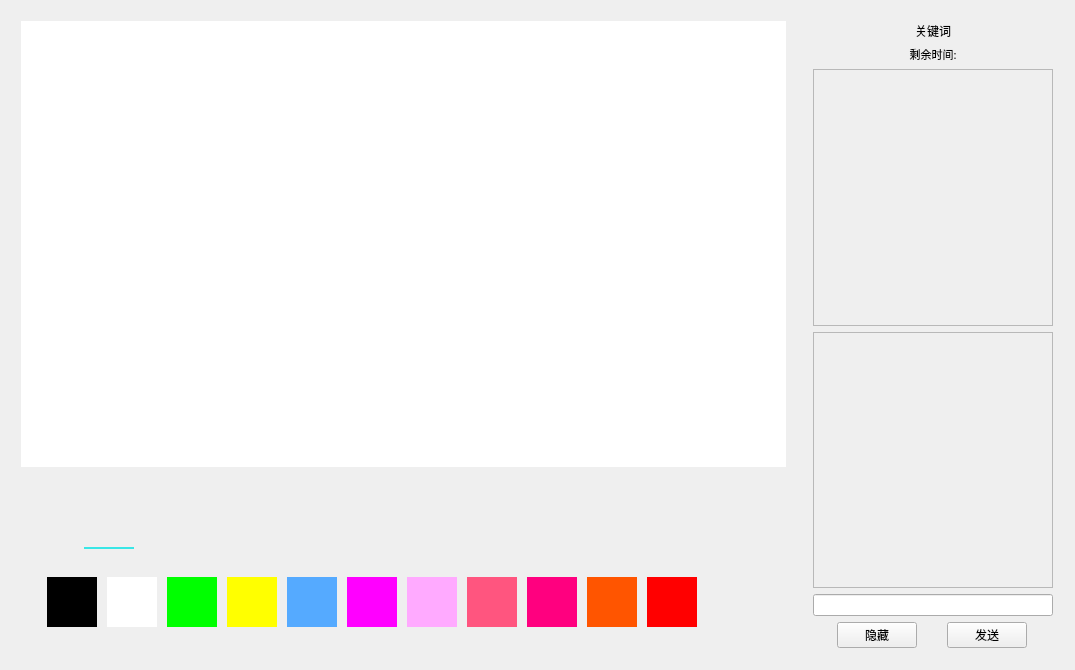
<?xml version="1.0" encoding="UTF-8"?>
<ui version="4.0">
 <class>MainWindow</class>
 <widget class="QMainWindow" name="MainWindow">
  <property name="geometry">
   <rect>
    <x>0</x>
    <y>0</y>
    <width>1075</width>
    <height>670</height>
   </rect>
  </property>
  <property name="minimumSize">
   <size>
    <width>1075</width>
    <height>670</height>
   </size>
  </property>
  <property name="maximumSize">
   <size>
    <width>1075</width>
    <height>670</height>
   </size>
  </property>
  <property name="windowTitle">
   <string>MainWindow</string>
  </property>
  <widget class="QWidget" name="centralWidget">
   <layout class="QHBoxLayout" name="horizontalLayout_4" stretch="3,1">
    <item>
     <widget class="QWidget" name="drawWidget" native="true">
      <layout class="QVBoxLayout" name="verticalLayout_3">
       <property name="spacing">
        <number>10</number>
       </property>
       <property name="leftMargin">
        <number>10</number>
       </property>
       <property name="topMargin">
        <number>10</number>
       </property>
       <property name="rightMargin">
        <number>10</number>
       </property>
       <property name="bottomMargin">
        <number>10</number>
       </property>
       <item>
        <widget class="QGraphicsView" name="graphicsView">
         <property name="focusPolicy">
          <enum>Qt::ClickFocus</enum>
         </property>
         <property name="styleSheet">
          <string notr="true">QGraphicsView#graphicsView{padding:0px;border:none; border-radius:10px}</string>
         </property>
         <property name="verticalScrollBarPolicy">
          <enum>Qt::ScrollBarAlwaysOff</enum>
         </property>
         <property name="horizontalScrollBarPolicy">
          <enum>Qt::ScrollBarAlwaysOff</enum>
         </property>
        </widget>
       </item>
       <item>
        <widget class="QWidget" name="penWidget" native="true">
         <property name="styleSheet">
          <string notr="true">QWidget#penWidget{

	border-radius:3px;
}</string>
         </property>
         <layout class="QVBoxLayout" name="verticalLayout_2">
          <item>
           <widget class="QFrame" name="chociePen">
            <layout class="QHBoxLayout" name="horizontalLayout_2">
             <item>
              <widget class="QPushButton" name="pushButton">
               <property name="sizePolicy">
                <sizepolicy hsizetype="Minimum" vsizetype="Preferred">
                 <horstretch>0</horstretch>
                 <verstretch>0</verstretch>
                </sizepolicy>
               </property>
               <property name="minimumSize">
                <size>
                 <width>50</width>
                 <height>50</height>
                </size>
               </property>
               <property name="maximumSize">
                <size>
                 <width>50</width>
                 <height>50</height>
                </size>
               </property>
               <property name="styleSheet">
                <string notr="true">QPushButton {
    border:none;
    

}

QPushButton:pressed {
    background-color: qlineargradient(x1: 0, y1: 0, x2: 0, y2: 1,
                                      stop: 0 #dadbde, stop: 1 #f6f7fa);
}
QPushButton:checked{
	border-bottom:2px solid rgb(57, 230, 230);

}

QPushButton:flat {
    border: none; /* no border for a flat push button */
}

QPushButton:default {
    border-color: navy; /* make the default button prominent */
}</string>
               </property>
               <property name="text">
                <string/>
               </property>
               <property name="icon">
                <iconset resource="assets.qrc">
                 <normaloff>:/assets/点.svg</normaloff>:/assets/点.svg</iconset>
               </property>
               <property name="iconSize">
                <size>
                 <width>32</width>
                 <height>32</height>
                </size>
               </property>
               <property name="checkable">
                <bool>true</bool>
               </property>
               <property name="checked">
                <bool>true</bool>
               </property>
               <property name="autoExclusive">
                <bool>true</bool>
               </property>
              </widget>
             </item>
             <item>
              <widget class="QPushButton" name="pushButton_2">
               <property name="sizePolicy">
                <sizepolicy hsizetype="Minimum" vsizetype="Preferred">
                 <horstretch>0</horstretch>
                 <verstretch>0</verstretch>
                </sizepolicy>
               </property>
               <property name="minimumSize">
                <size>
                 <width>50</width>
                 <height>50</height>
                </size>
               </property>
               <property name="maximumSize">
                <size>
                 <width>50</width>
                 <height>50</height>
                </size>
               </property>
               <property name="styleSheet">
                <string notr="true">QPushButton {
    border:none;
    

}

QPushButton:pressed {
    background-color: qlineargradient(x1: 0, y1: 0, x2: 0, y2: 1,
                                      stop: 0 #dadbde, stop: 1 #f6f7fa);
}
QPushButton:checked{
	border-bottom:2px solid rgb(57, 230, 230);

}

QPushButton:flat {
    border: none; /* no border for a flat push button */
}

QPushButton:default {
    border-color: navy; /* make the default button prominent */
}</string>
               </property>
               <property name="text">
                <string/>
               </property>
               <property name="icon">
                <iconset resource="assets.qrc">
                 <normaloff>:/assets/直线.svg</normaloff>:/assets/直线.svg</iconset>
               </property>
               <property name="iconSize">
                <size>
                 <width>32</width>
                 <height>32</height>
                </size>
               </property>
               <property name="checkable">
                <bool>true</bool>
               </property>
               <property name="autoExclusive">
                <bool>true</bool>
               </property>
              </widget>
             </item>
             <item>
              <widget class="QPushButton" name="pushButton_3">
               <property name="sizePolicy">
                <sizepolicy hsizetype="Minimum" vsizetype="Preferred">
                 <horstretch>0</horstretch>
                 <verstretch>0</verstretch>
                </sizepolicy>
               </property>
               <property name="minimumSize">
                <size>
                 <width>50</width>
                 <height>50</height>
                </size>
               </property>
               <property name="maximumSize">
                <size>
                 <width>50</width>
                 <height>50</height>
                </size>
               </property>
               <property name="styleSheet">
                <string notr="true">QPushButton {
    border:none;
    

}

QPushButton:pressed {
    background-color: qlineargradient(x1: 0, y1: 0, x2: 0, y2: 1,
                                      stop: 0 #dadbde, stop: 1 #f6f7fa);
}
QPushButton:checked{
	border-bottom:2px solid rgb(57, 230, 230);

}

QPushButton:flat {
    border: none; /* no border for a flat push button */
}

QPushButton:default {
    border-color: navy; /* make the default button prominent */
}</string>
               </property>
               <property name="text">
                <string/>
               </property>
               <property name="icon">
                <iconset resource="assets.qrc">
                 <normaloff>:/assets/圆.svg</normaloff>:/assets/圆.svg</iconset>
               </property>
               <property name="iconSize">
                <size>
                 <width>20</width>
                 <height>20</height>
                </size>
               </property>
               <property name="checkable">
                <bool>true</bool>
               </property>
               <property name="autoExclusive">
                <bool>true</bool>
               </property>
              </widget>
             </item>
             <item>
              <widget class="QPushButton" name="pushButton_4">
               <property name="sizePolicy">
                <sizepolicy hsizetype="Minimum" vsizetype="Preferred">
                 <horstretch>0</horstretch>
                 <verstretch>0</verstretch>
                </sizepolicy>
               </property>
               <property name="minimumSize">
                <size>
                 <width>50</width>
                 <height>50</height>
                </size>
               </property>
               <property name="maximumSize">
                <size>
                 <width>50</width>
                 <height>50</height>
                </size>
               </property>
               <property name="styleSheet">
                <string notr="true">QPushButton {
    border:none;
    

}

QPushButton:pressed {
    background-color: qlineargradient(x1: 0, y1: 0, x2: 0, y2: 1,
                                      stop: 0 #dadbde, stop: 1 #f6f7fa);
}
QPushButton:checked{
	border-bottom:2px solid rgb(57, 230, 230);

}

QPushButton:flat {
    border: none; /* no border for a flat push button */
}

QPushButton:default {
    border-color: navy; /* make the default button prominent */
}</string>
               </property>
               <property name="text">
                <string/>
               </property>
               <property name="icon">
                <iconset resource="assets.qrc">
                 <normaloff>:/assets/tx-fill-椭圆形.svg</normaloff>:/assets/tx-fill-椭圆形.svg</iconset>
               </property>
               <property name="iconSize">
                <size>
                 <width>32</width>
                 <height>32</height>
                </size>
               </property>
               <property name="checkable">
                <bool>true</bool>
               </property>
               <property name="autoExclusive">
                <bool>true</bool>
               </property>
              </widget>
             </item>
             <item>
              <widget class="QPushButton" name="pushButton_5">
               <property name="sizePolicy">
                <sizepolicy hsizetype="Minimum" vsizetype="Preferred">
                 <horstretch>0</horstretch>
                 <verstretch>0</verstretch>
                </sizepolicy>
               </property>
               <property name="minimumSize">
                <size>
                 <width>50</width>
                 <height>50</height>
                </size>
               </property>
               <property name="maximumSize">
                <size>
                 <width>50</width>
                 <height>50</height>
                </size>
               </property>
               <property name="styleSheet">
                <string notr="true">QPushButton {
    border:none;
    

}

QPushButton:pressed {
    background-color: qlineargradient(x1: 0, y1: 0, x2: 0, y2: 1,
                                      stop: 0 #dadbde, stop: 1 #f6f7fa);
}
QPushButton:checked{
	border-bottom:2px solid rgb(57, 230, 230);

}

QPushButton:flat {
    border: none; /* no border for a flat push button */
}

QPushButton:default {
    border-color: navy; /* make the default button prominent */
}</string>
               </property>
               <property name="text">
                <string/>
               </property>
               <property name="icon">
                <iconset resource="assets.qrc">
                 <normaloff>:/assets/矩形.svg</normaloff>:/assets/矩形.svg</iconset>
               </property>
               <property name="iconSize">
                <size>
                 <width>32</width>
                 <height>32</height>
                </size>
               </property>
               <property name="checkable">
                <bool>true</bool>
               </property>
               <property name="autoExclusive">
                <bool>true</bool>
               </property>
              </widget>
             </item>
             <item>
              <widget class="QPushButton" name="pushButton_18">
               <property name="sizePolicy">
                <sizepolicy hsizetype="Minimum" vsizetype="Preferred">
                 <horstretch>0</horstretch>
                 <verstretch>0</verstretch>
                </sizepolicy>
               </property>
               <property name="minimumSize">
                <size>
                 <width>50</width>
                 <height>50</height>
                </size>
               </property>
               <property name="maximumSize">
                <size>
                 <width>50</width>
                 <height>50</height>
                </size>
               </property>
               <property name="styleSheet">
                <string notr="true">QPushButton {
    border:none;
    

}

QPushButton:pressed {
    background-color: qlineargradient(x1: 0, y1: 0, x2: 0, y2: 1,
                                      stop: 0 #dadbde, stop: 1 #f6f7fa);
}
QPushButton:checked{
	border-bottom:2px solid rgb(57, 230, 230);

}

QPushButton:flat {
    border: none; /* no border for a flat push button */
}

QPushButton:default {
    border-color: navy; /* make the default button prominent */
}</string>
               </property>
               <property name="text">
                <string/>
               </property>
               <property name="icon">
                <iconset resource="assets.qrc">
                 <normaloff>:/assets/橡皮.svg</normaloff>:/assets/橡皮.svg</iconset>
               </property>
               <property name="iconSize">
                <size>
                 <width>32</width>
                 <height>32</height>
                </size>
               </property>
               <property name="checkable">
                <bool>true</bool>
               </property>
               <property name="autoExclusive">
                <bool>true</bool>
               </property>
              </widget>
             </item>
             <item>
              <widget class="QPushButton" name="pushButton_20">
               <property name="sizePolicy">
                <sizepolicy hsizetype="Minimum" vsizetype="Preferred">
                 <horstretch>0</horstretch>
                 <verstretch>0</verstretch>
                </sizepolicy>
               </property>
               <property name="minimumSize">
                <size>
                 <width>50</width>
                 <height>50</height>
                </size>
               </property>
               <property name="maximumSize">
                <size>
                 <width>50</width>
                 <height>50</height>
                </size>
               </property>
               <property name="styleSheet">
                <string notr="true">QPushButton {
    border:none;
    

}

QPushButton:pressed {
    background-color: qlineargradient(x1: 0, y1: 0, x2: 0, y2: 1,
                                      stop: 0 #dadbde, stop: 1 #f6f7fa);
}
QPushButton:checked{
	border-bottom:2px solid rgb(57, 230, 230);

}

QPushButton:flat {
    border: none; /* no border for a flat push button */
}

QPushButton:default {
    border-color: navy; /* make the default button prominent */
}</string>
               </property>
               <property name="text">
                <string/>
               </property>
               <property name="icon">
                <iconset resource="assets.qrc">
                 <normaloff>:/assets/清除.svg</normaloff>:/assets/清除.svg</iconset>
               </property>
               <property name="iconSize">
                <size>
                 <width>32</width>
                 <height>32</height>
                </size>
               </property>
               <property name="checkable">
                <bool>true</bool>
               </property>
               <property name="autoExclusive">
                <bool>true</bool>
               </property>
              </widget>
             </item>
            </layout>
           </widget>
          </item>
          <item>
           <widget class="QWidget" name="widget_2" native="true">
            <layout class="QHBoxLayout" name="horizontalLayout">
             <item>
              <widget class="QPushButton" name="pushButton_7">
               <property name="sizePolicy">
                <sizepolicy hsizetype="Minimum" vsizetype="Preferred">
                 <horstretch>0</horstretch>
                 <verstretch>0</verstretch>
                </sizepolicy>
               </property>
               <property name="minimumSize">
                <size>
                 <width>50</width>
                 <height>50</height>
                </size>
               </property>
               <property name="maximumSize">
                <size>
                 <width>50</width>
                 <height>50</height>
                </size>
               </property>
               <property name="styleSheet">
                <string notr="true">QPushButton {
    border: none;
	
	
	background-color: rgb(0, 0, 0);
}

QPushButton:pressed {
    background-color: qlineargradient(x1: 0, y1: 0, x2: 0, y2: 1,
                                      stop: 0 #dadbde, stop: 1 #f6f7fa);
}

QPushButton:flat {
    border: none; /* no border for a flat push button */
}

QPushButton:default {
    border-color: navy; /* make the default button prominent */
}</string>
               </property>
               <property name="text">
                <string/>
               </property>
               <property name="flat">
                <bool>true</bool>
               </property>
              </widget>
             </item>
             <item>
              <widget class="QPushButton" name="pushButton_8">
               <property name="sizePolicy">
                <sizepolicy hsizetype="Minimum" vsizetype="Preferred">
                 <horstretch>0</horstretch>
                 <verstretch>0</verstretch>
                </sizepolicy>
               </property>
               <property name="minimumSize">
                <size>
                 <width>50</width>
                 <height>50</height>
                </size>
               </property>
               <property name="maximumSize">
                <size>
                 <width>50</width>
                 <height>50</height>
                </size>
               </property>
               <property name="styleSheet">
                <string notr="true">QPushButton {
    border: none;
	
	
	background-color: rgb(255, 255, 255);
}

QPushButton:pressed {
    background-color: qlineargradient(x1: 0, y1: 0, x2: 0, y2: 1,
                                      stop: 0 #dadbde, stop: 1 #f6f7fa);
}

QPushButton:flat {
    border: none; /* no border for a flat push button */
}

QPushButton:default {
    border-color: navy; /* make the default button prominent */
}</string>
               </property>
               <property name="text">
                <string/>
               </property>
               <property name="flat">
                <bool>true</bool>
               </property>
              </widget>
             </item>
             <item>
              <widget class="QPushButton" name="pushButton_9">
               <property name="sizePolicy">
                <sizepolicy hsizetype="Minimum" vsizetype="Preferred">
                 <horstretch>0</horstretch>
                 <verstretch>0</verstretch>
                </sizepolicy>
               </property>
               <property name="minimumSize">
                <size>
                 <width>50</width>
                 <height>50</height>
                </size>
               </property>
               <property name="maximumSize">
                <size>
                 <width>50</width>
                 <height>50</height>
                </size>
               </property>
               <property name="styleSheet">
                <string notr="true">QPushButton {
    border: none;
	
	
	background-color: rgb(0, 255, 0);
}

QPushButton:pressed {
    background-color: qlineargradient(x1: 0, y1: 0, x2: 0, y2: 1,
                                      stop: 0 #dadbde, stop: 1 #f6f7fa);
}

QPushButton:flat {
    border: none; /* no border for a flat push button */
}

QPushButton:default {
    border-color: navy; /* make the default button prominent */
}</string>
               </property>
               <property name="text">
                <string/>
               </property>
               <property name="flat">
                <bool>true</bool>
               </property>
              </widget>
             </item>
             <item>
              <widget class="QPushButton" name="pushButton_10">
               <property name="sizePolicy">
                <sizepolicy hsizetype="Minimum" vsizetype="Preferred">
                 <horstretch>0</horstretch>
                 <verstretch>0</verstretch>
                </sizepolicy>
               </property>
               <property name="minimumSize">
                <size>
                 <width>50</width>
                 <height>50</height>
                </size>
               </property>
               <property name="maximumSize">
                <size>
                 <width>50</width>
                 <height>50</height>
                </size>
               </property>
               <property name="styleSheet">
                <string notr="true">QPushButton {
    border: none;
	
	
	background-color: rgb(255, 255, 0);
}

QPushButton:pressed {
    background-color: qlineargradient(x1: 0, y1: 0, x2: 0, y2: 1,
                                      stop: 0 #dadbde, stop: 1 #f6f7fa);
}

QPushButton:flat {
    border: none; /* no border for a flat push button */
}

QPushButton:default {
    border-color: navy; /* make the default button prominent */
}</string>
               </property>
               <property name="text">
                <string/>
               </property>
               <property name="flat">
                <bool>true</bool>
               </property>
              </widget>
             </item>
             <item>
              <widget class="QPushButton" name="pushButton_11">
               <property name="sizePolicy">
                <sizepolicy hsizetype="Minimum" vsizetype="Preferred">
                 <horstretch>0</horstretch>
                 <verstretch>0</verstretch>
                </sizepolicy>
               </property>
               <property name="minimumSize">
                <size>
                 <width>50</width>
                 <height>50</height>
                </size>
               </property>
               <property name="maximumSize">
                <size>
                 <width>50</width>
                 <height>50</height>
                </size>
               </property>
               <property name="styleSheet">
                <string notr="true">QPushButton {
	background-color: rgb(85, 170, 255);
    border: none;
	

}

QPushButton:pressed {
    background-color: qlineargradient(x1: 0, y1: 0, x2: 0, y2: 1,
                                      stop: 0 #dadbde, stop: 1 #f6f7fa);
}

QPushButton:flat {
    border: none; /* no border for a flat push button */
}

QPushButton:default {
    border-color: navy; /* make the default button prominent */
}</string>
               </property>
               <property name="text">
                <string/>
               </property>
               <property name="flat">
                <bool>true</bool>
               </property>
              </widget>
             </item>
             <item>
              <widget class="QPushButton" name="pushButton_12">
               <property name="sizePolicy">
                <sizepolicy hsizetype="Minimum" vsizetype="Preferred">
                 <horstretch>0</horstretch>
                 <verstretch>0</verstretch>
                </sizepolicy>
               </property>
               <property name="minimumSize">
                <size>
                 <width>50</width>
                 <height>50</height>
                </size>
               </property>
               <property name="maximumSize">
                <size>
                 <width>50</width>
                 <height>50</height>
                </size>
               </property>
               <property name="styleSheet">
                <string notr="true">QPushButton {
    border: none;
	
	background-color: rgb(255, 0, 255);

}

QPushButton:pressed {
    background-color: qlineargradient(x1: 0, y1: 0, x2: 0, y2: 1,
                                      stop: 0 #dadbde, stop: 1 #f6f7fa);
}

QPushButton:flat {
    border: none; /* no border for a flat push button */
}

QPushButton:default {
    border-color: navy; /* make the default button prominent */
}</string>
               </property>
               <property name="text">
                <string/>
               </property>
               <property name="flat">
                <bool>true</bool>
               </property>
              </widget>
             </item>
             <item>
              <widget class="QPushButton" name="pushButton_13">
               <property name="sizePolicy">
                <sizepolicy hsizetype="Minimum" vsizetype="Preferred">
                 <horstretch>0</horstretch>
                 <verstretch>0</verstretch>
                </sizepolicy>
               </property>
               <property name="minimumSize">
                <size>
                 <width>50</width>
                 <height>50</height>
                </size>
               </property>
               <property name="maximumSize">
                <size>
                 <width>50</width>
                 <height>50</height>
                </size>
               </property>
               <property name="styleSheet">
                <string notr="true">QPushButton {
    border: none;
	
	background-color: rgb(255, 170, 255);
}

QPushButton:pressed {
    background-color: qlineargradient(x1: 0, y1: 0, x2: 0, y2: 1,
                                      stop: 0 #dadbde, stop: 1 #f6f7fa);
}

QPushButton:flat {
    border: none; /* no border for a flat push button */
}

QPushButton:default {
    border-color: navy; /* make the default button prominent */
}</string>
               </property>
               <property name="text">
                <string/>
               </property>
               <property name="flat">
                <bool>true</bool>
               </property>
              </widget>
             </item>
             <item>
              <widget class="QPushButton" name="pushButton_14">
               <property name="sizePolicy">
                <sizepolicy hsizetype="Minimum" vsizetype="Preferred">
                 <horstretch>0</horstretch>
                 <verstretch>0</verstretch>
                </sizepolicy>
               </property>
               <property name="minimumSize">
                <size>
                 <width>50</width>
                 <height>50</height>
                </size>
               </property>
               <property name="maximumSize">
                <size>
                 <width>50</width>
                 <height>50</height>
                </size>
               </property>
               <property name="styleSheet">
                <string notr="true">QPushButton {
    border: none;
	
	
	background-color: rgb(255, 85, 127);
}

QPushButton:pressed {
    background-color: qlineargradient(x1: 0, y1: 0, x2: 0, y2: 1,
                                      stop: 0 #dadbde, stop: 1 #f6f7fa);
}

QPushButton:flat {
    border: none; /* no border for a flat push button */
}

QPushButton:default {
    border-color: navy; /* make the default button prominent */
}</string>
               </property>
               <property name="text">
                <string/>
               </property>
               <property name="flat">
                <bool>true</bool>
               </property>
              </widget>
             </item>
             <item>
              <widget class="QPushButton" name="pushButton_15">
               <property name="sizePolicy">
                <sizepolicy hsizetype="Minimum" vsizetype="Preferred">
                 <horstretch>0</horstretch>
                 <verstretch>0</verstretch>
                </sizepolicy>
               </property>
               <property name="minimumSize">
                <size>
                 <width>50</width>
                 <height>50</height>
                </size>
               </property>
               <property name="maximumSize">
                <size>
                 <width>50</width>
                 <height>50</height>
                </size>
               </property>
               <property name="styleSheet">
                <string notr="true">QPushButton {
    border: none;
	
	
	background-color: rgb(255, 0, 127);
}

QPushButton:pressed {
    background-color: qlineargradient(x1: 0, y1: 0, x2: 0, y2: 1,
                                      stop: 0 #dadbde, stop: 1 #f6f7fa);
}

QPushButton:flat {
    border: none; /* no border for a flat push button */
}

QPushButton:default {
    border-color: navy; /* make the default button prominent */
}</string>
               </property>
               <property name="text">
                <string/>
               </property>
               <property name="flat">
                <bool>true</bool>
               </property>
              </widget>
             </item>
             <item>
              <widget class="QPushButton" name="pushButton_16">
               <property name="sizePolicy">
                <sizepolicy hsizetype="Minimum" vsizetype="Preferred">
                 <horstretch>0</horstretch>
                 <verstretch>0</verstretch>
                </sizepolicy>
               </property>
               <property name="minimumSize">
                <size>
                 <width>50</width>
                 <height>50</height>
                </size>
               </property>
               <property name="maximumSize">
                <size>
                 <width>50</width>
                 <height>50</height>
                </size>
               </property>
               <property name="styleSheet">
                <string notr="true">QPushButton {
    border: none;
	
	
	background-color: rgb(255, 85, 0);
}

QPushButton:pressed {
    background-color: qlineargradient(x1: 0, y1: 0, x2: 0, y2: 1,
                                      stop: 0 #dadbde, stop: 1 #f6f7fa);
}

QPushButton:flat {
    border: none; /* no border for a flat push button */
}

QPushButton:default {
    border-color: navy; /* make the default button prominent */
}</string>
               </property>
               <property name="text">
                <string/>
               </property>
               <property name="flat">
                <bool>true</bool>
               </property>
              </widget>
             </item>
             <item>
              <widget class="QPushButton" name="pushButton_17">
               <property name="sizePolicy">
                <sizepolicy hsizetype="Minimum" vsizetype="Preferred">
                 <horstretch>0</horstretch>
                 <verstretch>0</verstretch>
                </sizepolicy>
               </property>
               <property name="minimumSize">
                <size>
                 <width>50</width>
                 <height>50</height>
                </size>
               </property>
               <property name="maximumSize">
                <size>
                 <width>50</width>
                 <height>50</height>
                </size>
               </property>
               <property name="styleSheet">
                <string notr="true">QPushButton {
    border: none;
	
	background-color: rgb(255, 0, 0);
}

QPushButton:pressed {
    background-color: qlineargradient(x1: 0, y1: 0, x2: 0, y2: 1,
                                      stop: 0 #dadbde, stop: 1 #f6f7fa);
}

QPushButton:flat {
    border: none; /* no border for a flat push button */
}

QPushButton:default {
    border-color: navy; /* make the default button prominent */
}</string>
               </property>
               <property name="text">
                <string/>
               </property>
               <property name="flat">
                <bool>true</bool>
               </property>
              </widget>
             </item>
             <item>
              <widget class="QPushButton" name="pushButton_6">
               <property name="sizePolicy">
                <sizepolicy hsizetype="Minimum" vsizetype="Preferred">
                 <horstretch>0</horstretch>
                 <verstretch>0</verstretch>
                </sizepolicy>
               </property>
               <property name="minimumSize">
                <size>
                 <width>50</width>
                 <height>50</height>
                </size>
               </property>
               <property name="maximumSize">
                <size>
                 <width>50</width>
                 <height>50</height>
                </size>
               </property>
               <property name="text">
                <string/>
               </property>
               <property name="icon">
                <iconset resource="assets.qrc">
                 <normaloff>:/assets/调色板.svg</normaloff>:/assets/调色板.svg</iconset>
               </property>
               <property name="iconSize">
                <size>
                 <width>50</width>
                 <height>50</height>
                </size>
               </property>
               <property name="flat">
                <bool>true</bool>
               </property>
              </widget>
             </item>
            </layout>
           </widget>
          </item>
         </layout>
        </widget>
       </item>
      </layout>
     </widget>
    </item>
    <item>
     <widget class="QWidget" name="chatWidget" native="true">
      <layout class="QVBoxLayout" name="verticalLayout">
       <item>
        <widget class="QLabel" name="keywordLabel">
         <property name="styleSheet">
          <string notr="true">font: 11pt &quot;微软雅黑&quot;;</string>
         </property>
         <property name="text">
          <string>关键词</string>
         </property>
         <property name="alignment">
          <set>Qt::AlignCenter</set>
         </property>
        </widget>
       </item>
       <item>
        <widget class="QLabel" name="label">
         <property name="font">
          <font>
           <family>微软雅黑</family>
           <pointsize>8</pointsize>
          </font>
         </property>
         <property name="text">
          <string>剩余时间:</string>
         </property>
         <property name="alignment">
          <set>Qt::AlignCenter</set>
         </property>
        </widget>
       </item>
       <item>
        <widget class="QScrollArea" name="scrollArea">
         <property name="widgetResizable">
          <bool>true</bool>
         </property>
         <widget class="QWidget" name="scrollAreaWidgetContents">
          <property name="geometry">
           <rect>
            <x>0</x>
            <y>0</y>
            <width>243</width>
            <height>260</height>
           </rect>
          </property>
          <layout class="QVBoxLayout" name="verticalLayout_4">
           <item>
            <widget class="QLabel" name="label_2">
             <property name="maximumSize">
              <size>
               <width>0</width>
               <height>0</height>
              </size>
             </property>
             <property name="text">
              <string/>
             </property>
            </widget>
           </item>
           <item>
            <spacer name="verticalSpacer">
             <property name="orientation">
              <enum>Qt::Vertical</enum>
             </property>
             <property name="sizeHint" stdset="0">
              <size>
               <width>20</width>
               <height>40</height>
              </size>
             </property>
            </spacer>
           </item>
          </layout>
         </widget>
        </widget>
       </item>
       <item>
        <widget class="QScrollArea" name="scrollArea_2">
         <property name="widgetResizable">
          <bool>true</bool>
         </property>
         <property name="alignment">
          <set>Qt::AlignHCenter|Qt::AlignTop</set>
         </property>
         <widget class="QWidget" name="scrollAreaWidgetContents_2">
          <property name="geometry">
           <rect>
            <x>0</x>
            <y>0</y>
            <width>243</width>
            <height>259</height>
           </rect>
          </property>
          <layout class="QVBoxLayout" name="verticalLayout_5">
           <item>
            <widget class="QLabel" name="label_3">
             <property name="maximumSize">
              <size>
               <width>16777215</width>
               <height>0</height>
              </size>
             </property>
             <property name="text">
              <string/>
             </property>
            </widget>
           </item>
           <item>
            <spacer name="verticalSpacer_2">
             <property name="orientation">
              <enum>Qt::Vertical</enum>
             </property>
             <property name="sizeHint" stdset="0">
              <size>
               <width>20</width>
               <height>40</height>
              </size>
             </property>
            </spacer>
           </item>
          </layout>
         </widget>
        </widget>
       </item>
       <item>
        <widget class="QLineEdit" name="lineEdit"/>
       </item>
       <item>
        <layout class="QHBoxLayout" name="horizontalLayout_3">
         <item>
          <widget class="QPushButton" name="pushButton_21">
           <property name="sizePolicy">
            <sizepolicy hsizetype="Fixed" vsizetype="Fixed">
             <horstretch>0</horstretch>
             <verstretch>0</verstretch>
            </sizepolicy>
           </property>
           <property name="text">
            <string>隐藏</string>
           </property>
          </widget>
         </item>
         <item>
          <widget class="QPushButton" name="pushButton_19">
           <property name="sizePolicy">
            <sizepolicy hsizetype="Fixed" vsizetype="Fixed">
             <horstretch>0</horstretch>
             <verstretch>0</verstretch>
            </sizepolicy>
           </property>
           <property name="text">
            <string>发送</string>
           </property>
          </widget>
         </item>
        </layout>
       </item>
      </layout>
     </widget>
    </item>
   </layout>
  </widget>
 </widget>
 <layoutdefault spacing="6" margin="11"/>
 <resources>
  <include location="assets.qrc"/>
 </resources>
 <connections/>
</ui>
